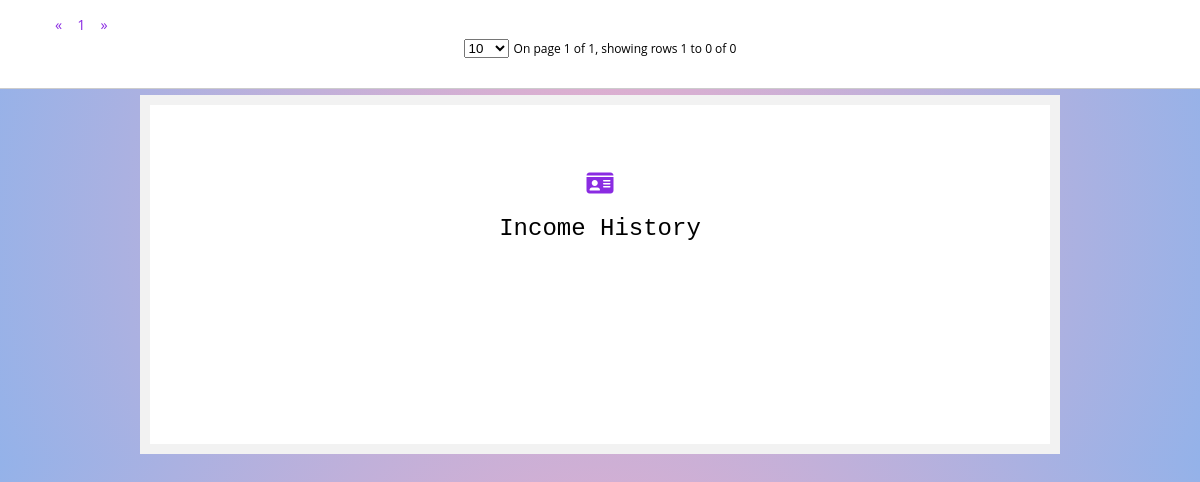
The page /income_list.php on the database as committed earlier.
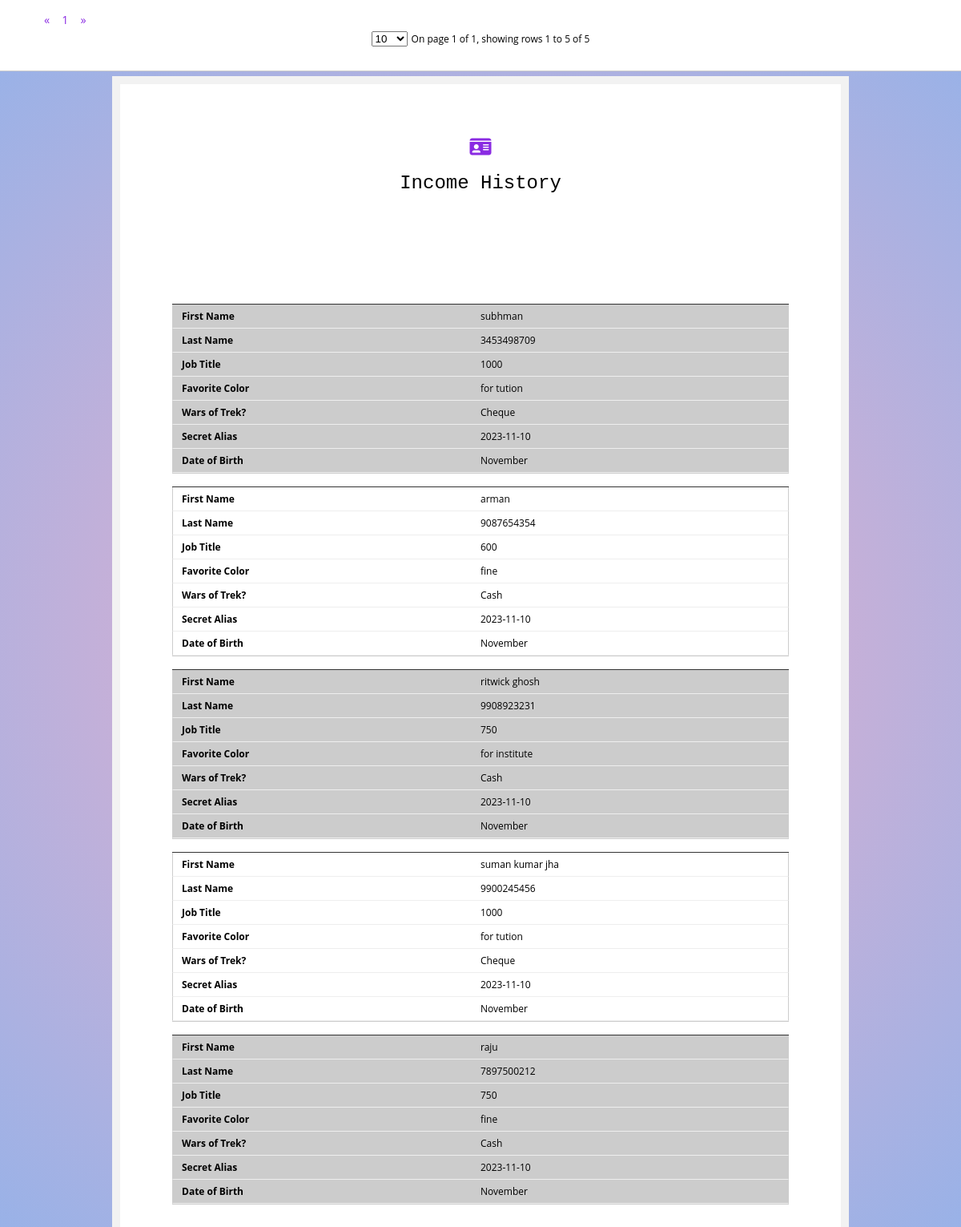
The same page on the database as committed later.
### tables this page shows
CREATE TABLE `income` (
  `income_id` int(11) NOT NULL,
  `payment_by` varchar(255) NOT NULL,
  `payment_phone` varchar(255) NOT NULL,
  `payment_date` date NOT NULL,
  `payment_amt` int(11) NOT NULL,
  `payment_purpose` varchar(255) NOT NULL,
  `paid_by` varchar(255) NOT NULL,
  `payment_month` varchar(255) NOT NULL
);

### income_list.php (the view, shortened to what this page needs)
<?php
include("conn.php");
$sql=mysqli_query($conn,"SELECT * FROM income   ORDER BY `payment_date` DESC");
?>
<!DOCTYPE html>
<html lang="en">
<head>
    <link rel = "stylesheet" href="https://cdnjs.cloudflare.com/ajax/libs/font-awesome/6.1.1/css/all.min.css" />
    <link rel="stylesheet"  href="student_list.css">
</head>
<body>
<div class="form-box">
  <h1><a href="index.php"><i class="fa-sharp fa-solid fa-id-card"></i></a></h1>
  <h1>Income History</h1>
<div id="DataTable">
  <div id="table_box_bootstrap"></div>
  <table>
    <tbody class="scroll-pane">
        <?php  while($arr=mysqli_fetch_array($sql)){?>
        <tr>
        <td><?php echo $arr['payment_by'] ?></td>
        <td><?php echo $arr['payment_phone'] ?></td>
        <td><?php echo $arr['payment_amt'] ?></td>
        <td><?php echo $arr['payment_purpose'] ?></td>
        <td><?php echo $arr['paid_by'] ?></td>
        <td><?php echo $arr['payment_date'] ?></td>
        <td><?php echo $arr['payment_month'] ?></td>
        </tr>
        <?php } ?>
  </tbody>
</table>
</div>
        </div>
</body>
</html>

### student_list.css (style rules this page uses)
body { counter-reset: my-sec-counter; font-family: 'Open Sans', sans-serif; font-size: 12px; background: rgb(238,174,202); background: radial-gradient(circle, rgba(238,174,202,1) 0%, rgba(148,178,233,1) 100%); margin-top: 95px; }
.form-box { max-width: 800px; margin: auto; padding: 50px; background: #ffffff; border: 10px solid #f2f2f2; }
h1 { text-align: center; font-family:Arial, Helvetica, sans-serif; font: 2em "typewriter", monospace; align-self: center; }
#DataTable { position:relative; padding: 15px; box-sizing: border-box; }
table { width: 100%; border-collapse: collapse; }
td, th { padding: 6px; border: 1px solid #ccc; text-align: left; box-sizing: border-box; }
tr:nth-of-type(odd) { background: #eee; }
@media only screen 
      and (max-width: 760px), (min-device-width: 768px) 
      and (max-device-width: 1024px) { table { margin-top: 106px; } }
@media only screen 
      and (max-width: 760px), (min-device-width: 768px) 
      and (max-device-width: 1024px) { table, thead, tbody, th, td, tr { display: block; } }
@media only screen 
      and (max-width: 760px), (min-device-width: 768px) 
      and (max-device-width: 1024px) { tr { margin: 0 0 1rem 0; overflow: auto; border-bottom: 1px solid #ccc; } }
@media only screen 
      and (max-width: 760px), (min-device-width: 768px) 
      and (max-device-width: 1024px) { tbody tr:before { counter-increment: my-sec-counter; content: ""; background-color:#333; display: block; height: 1px; } }
@media only screen 
      and (max-width: 760px), (min-device-width: 768px) 
      and (max-device-width: 1024px) { tr:nth-child(odd) { background: #ccc; } }
@media only screen 
      and (max-width: 760px), (min-device-width: 768px) 
      and (max-device-width: 1024px) { td { border: none; border-bottom: 1px solid #eee; margin-right: 0%; display: block; border-right: 1px solid #ccc; border-left: 1px solid #ccc; box-sizing:border-box; } }
@media only screen 
      and (max-width: 760px), (min-device-width: 768px) 
      and (max-device-width: 1024px) { td:before { font-weight: bold; width: 50%; float:left; box-sizing:border-box; padding-left: 5px; } }
@media only screen 
      and (max-width: 760px), (min-device-width: 768px) 
      and (max-device-width: 1024px) { td:nth-of-type(1):before { content: "First Name"; } }
@media only screen 
      and (max-width: 760px), (min-device-width: 768px) 
      and (max-device-width: 1024px) { td:nth-of-type(2):before { content: "Last Name"; } }
@media only screen 
      and (max-width: 760px), (min-device-width: 768px) 
      and (max-device-width: 1024px) { td:nth-of-type(3):before { content: "Job Title"; } }
@media only screen 
      and (max-width: 760px), (min-device-width: 768px) 
      and (max-device-width: 1024px) { td:nth-of-type(4):before { content: "Favorite Color"; } }
@media only screen 
      and (max-width: 760px), (min-device-width: 768px) 
      and (max-device-width: 1024px) { td:nth-of-type(5):before { content: "Wars of Trek?"; } }
@media only screen 
      and (max-width: 760px), (min-device-width: 768px) 
      and (max-device-width: 1024px) { td:nth-of-type(6):before { content: "Secret Alias"; } }
@media only screen 
      and (max-width: 760px), (min-device-width: 768px) 
      and (max-device-width: 1024px) { td:nth-of-type(7):before { content: "Date of Birth"; } }
a { color: blueviolet; }

Rows that differ between the two databases and show on the page:
added income: payment_by "subhman", payment_phone "3453498709", payment_amt "1000", payment_purpose "for tution", paid_by "Cheque", payment_date "2023-11-10", payment_month "November"
added income: payment_by "arman", payment_phone "9087654354", payment_amt "600", payment_purpose "fine", paid_by "Cash", payment_date "2023-11-10", payment_month "November"
added income: payment_by "ritwick ghosh", payment_phone "9908923231", payment_amt "750", payment_purpose "for institute", paid_by "Cash", payment_date "2023-11-10", payment_month "November"
added income: payment_by "suman kumar jha", payment_phone "9900245456", payment_amt "1000", payment_purpose "for tution", paid_by "Cheque", payment_date "2023-11-10", payment_month "November"
added income: payment_by "raju", payment_phone "7897500212", payment_amt "750", payment_purpose "fine", paid_by "Cash", payment_date "2023-11-10", payment_month "November"
Other text that changed with them:
text written by a page script: "« 1 » On page 1 of 1, showing rows 1 to 0 of 0" → "« 1 » On page 1 of 1, showing rows 1 to 5 of 5"
